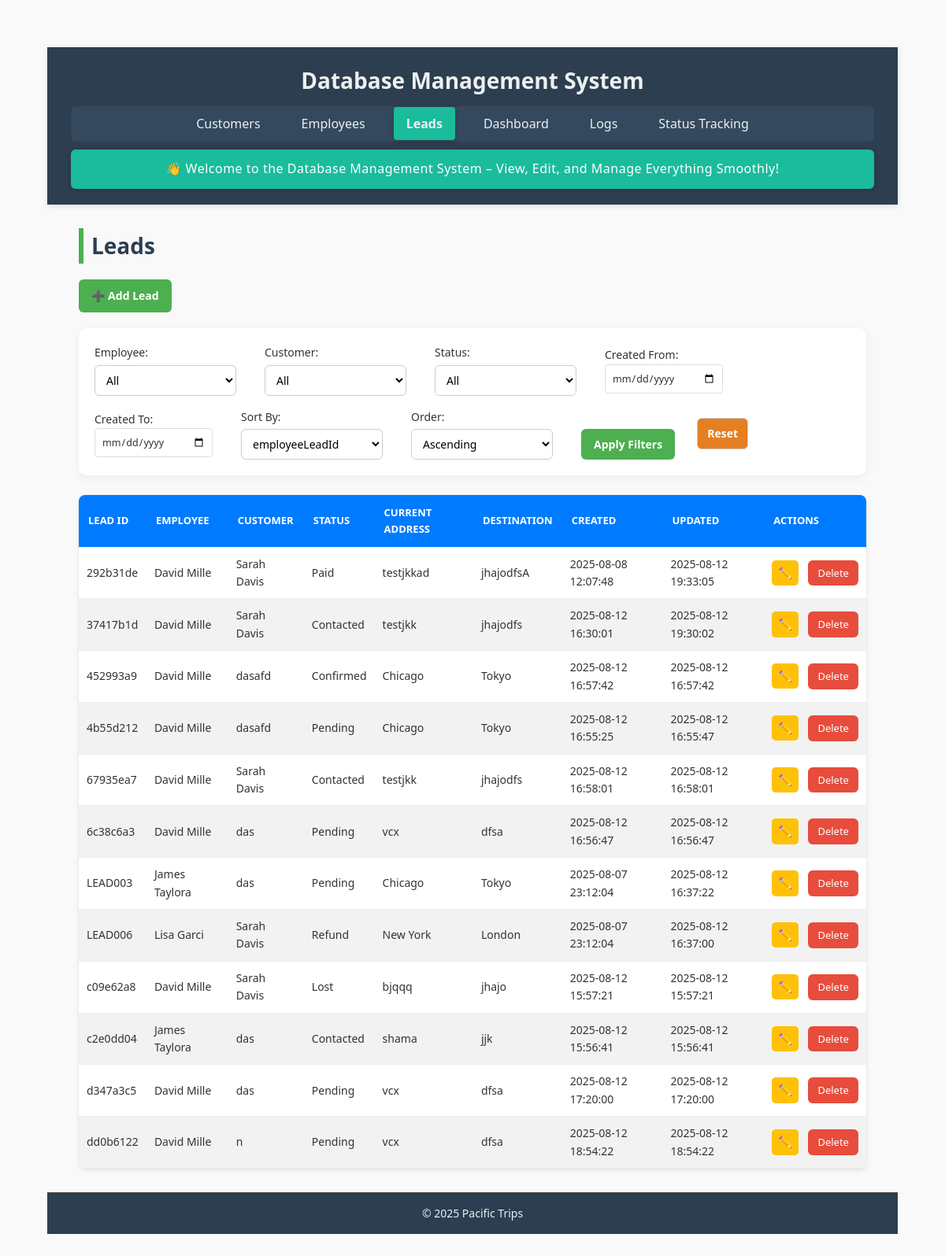
Before: /leads with the older database file.
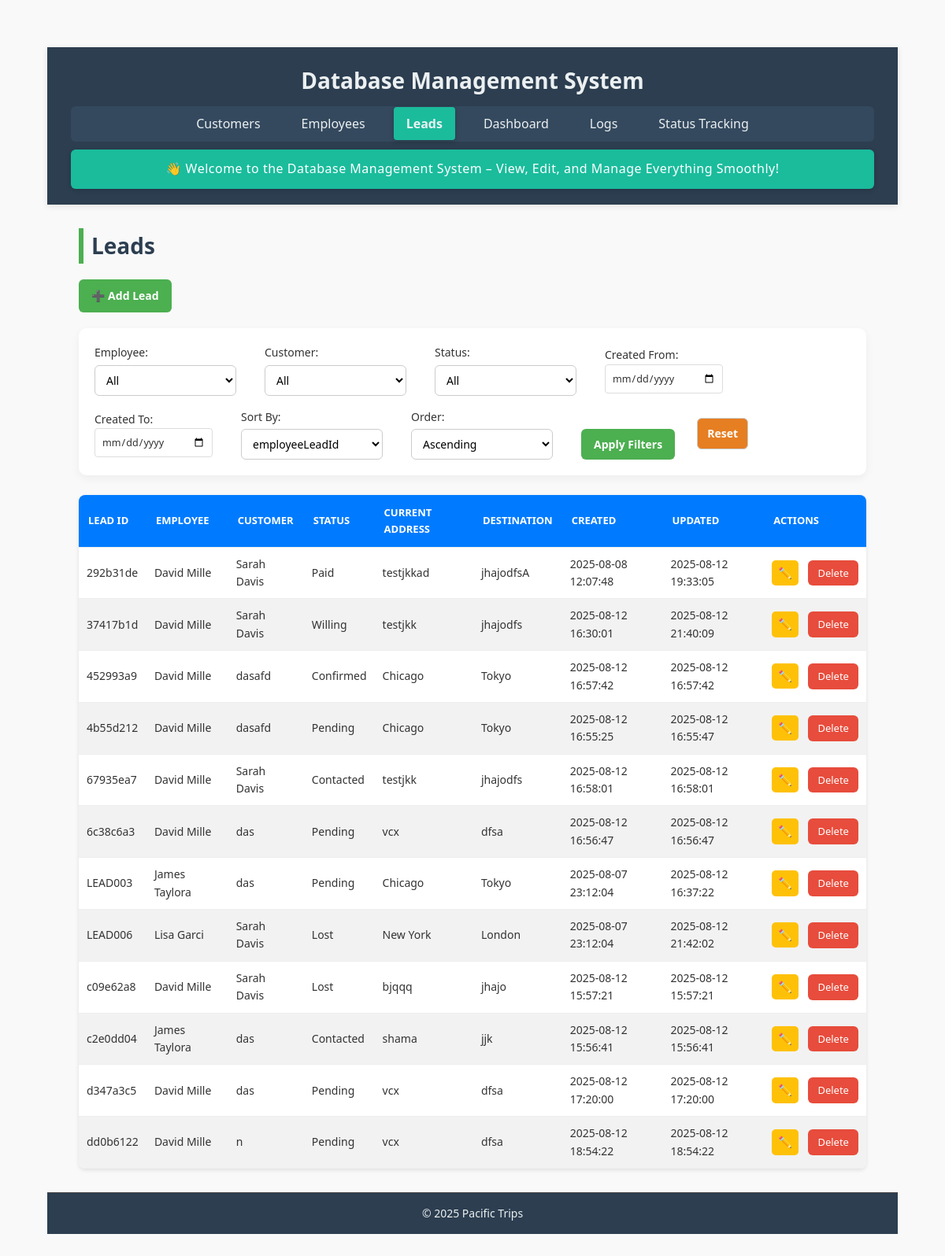
After: the same page with the newer database file.
### tables this page shows
CREATE TABLE leads (
    employeeLeadId TEXT PRIMARY KEY,
    employeeId TEXT NOT NULL,
    employeeName TEXT NOT NULL,
    employeeContactNo TEXT NOT NULL,
    customerName TEXT NOT NULL,
    customerId TEXT NOT NULL,
    customerContactNo TEXT NOT NULL,
    currentAddress TEXT NOT NULL,
    desiredDestination TEXT NOT NULL,
    status TEXT NOT NULL CHECK (status IN ('Pending', 'Contacted', 'Lost', 'Willing', 'Paid', 'Refund', 'Confirmed')),
    source TEXT NOT NULL CHECK (source IN ('Facebook', 'WhatsApp', 'Reference', 'TikTok', 'Other')),
    createdAt TEXT DEFAULT CURRENT_TIMESTAMP,
    updatedAt TEXT DEFAULT CURRENT_TIMESTAMP, amountClosed REAL DEFAULT 0,
    FOREIGN KEY (employeeId) REFERENCES employees(empId),
    FOREIGN KEY (customerId) REFERENCES customers(customerId)
);

CREATE TABLE employees (
    empId TEXT PRIMARY KEY,
    empName TEXT NOT NULL,
    phoneNo TEXT,
    targetAmount REAL NOT NULL CHECK (targetAmount >= 0),
    achievedAmount REAL NOT NULL CHECK (achievedAmount >= 0),
    createdAt TEXT DEFAULT CURRENT_TIMESTAMP,
    updatedAt TEXT DEFAULT CURRENT_TIMESTAMP
);

CREATE TABLE customers (
    customerId TEXT PRIMARY KEY,
    customerName TEXT NOT NULL,
    phone TEXT NOT NULL,
    source TEXT NOT NULL,
    currentLocation TEXT NOT NULL,
    desiredDestination TEXT NOT NULL,
    dateOfArrival TEXT,
    createdAt TEXT DEFAULT CURRENT_TIMESTAMP,
    updatedAt TEXT DEFAULT CURRENT_TIMESTAMP
, status TEXT);

### app.py (the view)
@app.route('/leads', methods=['GET'])
def leads():
    filters = {
        "employeeId": request.args.get('employeeId', ''),
        "customerId": request.args.get('customerId', ''),
        "status": request.args.get('status', ''),
        "start_date": request.args.get('start_date', ''),
        "end_date": request.args.get('end_date', '')
    }
    sort_by = request.args.get('sort_by', 'employeeLeadId')
    sort_order = request.args.get('sort_order', 'asc')
    leads = get_filtered_sorted_leads(
        filters["employeeId"],
        filters["customerId"],
        filters["status"],
        filters["start_date"],
        filters["end_date"],
        sort_by,
        sort_order
    )
    employees = get_all_employees()
    customers = get_all_customers()
    return render_template("leads.html",
                         leads=leads,
                         filters=filters,
                         sort_by=sort_by,
                         sort_order=sort_order,
                         filter_options={
                             "employees": employees,
                             "customers": customers
                         })

### app.py (called while the page is built)
def get_db_connection():
    conn = sqlite3.connect(DATABASE, timeout=10)
    conn.row_factory = sqlite3.Row
    conn.execute("PRAGMA journal_mode=WAL")
    return conn

def get_all_employees():
    with closing(get_db_connection()) as conn:
        with closing(conn.cursor()) as cursor:
            cursor.execute("SELECT empId, empName FROM employees")
            return cursor.fetchall()

def get_all_customers():
    with closing(get_db_connection()) as conn:
        with closing(conn.cursor()) as cursor:
            cursor.execute("SELECT customerId, customerName FROM customers")
            return cursor.fetchall()

### templates/leads.html (shortened to what this page needs)
{% extends "base.html" %}
{% block content %}
<h2>Leads</h2>
<div class="button-group">
    <a href="{{ url_for('add_lead') }}" class="btn">➕ Add Lead</a>
</div>
<form method="GET" action="{{ url_for('leads') }}" class="filter-form">
    <label>Employee:
        <select name="employeeId">
            <option value="">All</option>
        </select>
    </label>
    <label>Customer:
        <select name="customerId">
            <option value="">All</option>
        </select>
    </label>
    <label>Status:
        <select name="status">
            <option value="">All</option>
        </select>
    </label>
    <label>Created From:
        <input type="date" name="start_date" value="{{ filters.start_date }}">
    </label>
    <label>Created To:
        <input type="date" name="end_date" value="{{ filters.end_date }}">
    </label>
    <label>Sort By:
        <select name="sort_by">
            {% for col in ['employeeLeadId', 'employeeId', 'empName', 'customerId', 'customerName', 'status', 'currentAddress', 'desiredDestination', 'createdAt', 'updatedAt'] %}
            <option value="{{ col }}" {% if sort_by == col %}selected{% endif %}>{{ col }}</option>
            {% endfor %}
        </select>
    </label>
    <label>Order:
        <select name="sort_order">
            <option value="asc" {% if sort_order == 'asc' %}selected{% endif %}>Ascending</option>
        </select>
    </label>
    <button type="submit" class="btn">Apply Filters</button>
    <a href="{{ url_for('leads') }}" class="btn danger">Reset</a>
</form>
<table>
    <thead>
        <tr>
            <th>Lead ID</th>
            <th>Employee</th>
            <th>Customer</th>
            <th>Status</th>
            <th>Current Address</th>
            <th>Destination</th>
            <th>Created</th>
            <th>Updated</th>
            <th>Actions</th>
        </tr>
    </thead>
    <tbody>
        {% for lead in leads %}
        <tr>
            <td>{{ lead.employeeLeadId }}</td>
            <td>{{ lead.emp_name }}</td>
            <td>{{ lead.cust_name }}</td>
            <td>{{ lead.status }}</td>
            <td>{{ lead.currentAddress }}</td>
            <td>{{ lead.desiredDestination }}</td>
            <td>{{ lead.createdAt }}</td>
            <td>{{ lead.updatedAt }}</td>
            <td>
                <a href="{{ url_for('edit_lead', lead_id=lead.employeeLeadId) }}" class="btn small">✏️</a>
                <a href="{{ url_for('delete_lead', lead_id=lead.employeeLeadId) }}" class="btn-delete"
                   onclick="return confirm('Are you sure you want to delete this lead?');">Delete</a>
            </td>
        </tr>
        {% endfor %}
    </tbody>
</table>
{% endblock %}

### templates/base.html (shortened to what this page needs)
<!DOCTYPE html>
<html lang="en">
<head>
    <link rel="stylesheet" href="{{ url_for('static', filename='style.css') }}">
    <link rel="stylesheet" href="{{ url_for('static', filename='customers.css') }}">
    <link rel="stylesheet" href="{{ url_for('static', filename='employees.css') }}">
    <link rel="stylesheet" href="{{ url_for('static', filename='dashboard.css') }}">
</head>
<body>
    <header class="header">
        <h1>Database Management System</h1>
        <nav class="navbar">
            <ul>
                <li>
                    <a href="{{ url_for('customers') }}"
                        class="{% if request.endpoint == 'customers' %}active{% endif %}">
                        Customers
                    </a>
                </li>
                <li>
                    <a href="{{ url_for('employees') }}"
                        class="{% if request.endpoint == 'employees' %}active{% endif %}">
                        Employees
                    </a>
                </li>
                <li>
                    <a href="{{ url_for('leads') }}" class="{% if request.endpoint == 'leads' %}active{% endif %}">
                        Leads
                    </a>
                </li>
                <li>
                    <a href="{{ url_for('dashboard') }}"
                        class="{% if request.endpoint == 'dashboard' %}active{% endif %}">
                        Dashboard
                    </a>
                </li>
                <li>
                    <a href="{{ url_for('logs') }}" class="{% if request.endpoint == 'logs' %}active{% endif %}">
                        Logs
                    </a>
                </li>
                <li><a href="{{ url_for('status_changes') }}">Status Tracking</a></li>
            </ul>
        </nav>
        <section class="welcome-banner">
            <p>👋 Welcome to the Database Management System – View, Edit, and Manage Everything Smoothly!</p>
        </section>
    </header>
    <main class="main-content">
        {% block content %}{% endblock %}
    </main>
    <footer class="footer">
        <p>&copy; 2025 Pacific Trips</p>
    </footer>
</body>
</html>

### static/style.css (style rules this page uses)
* { margin: 0; padding: 0; box-sizing: border-box; }
body { font-family: 'Segoe UI', Tahoma, Geneva, Verdana, sans-serif; line-height: 1.6; background-color: #f8f9fa; color: #333; min-height: 100vh; display: flex; flex-direction: column; }
header { background-color: #2c3e50; color: #ecf0f1; padding: 20px 30px; text-align: center; box-shadow: 0 2px 8px rgba(0, 0, 0, 0.1); }
header h1 { font-size: 28px; margin-bottom: 10px; }
nav ul { list-style: none; display: flex; justify-content: center; gap: 20px; padding: 10px 0; background-color: #34495e; border-radius: 6px; margin-top: 10px; }
nav ul li a { text-decoration: none; color: #ecf0f1; padding: 10px 16px; border-radius: 4px; transition: background-color 0.3s ease; }
nav ul li a.active { background-color: #1abc9c; font-weight: bold; box-shadow: 0 2px 6px rgba(0, 0, 0, 0.2); }
main { flex: 1; padding: 30px 40px; }
footer { background-color: #2c3e50; color: #ecf0f1; text-align: center; padding: 15px 0; font-size: 14px; border-top: 1px solid #444; }
.welcome-banner { background-color: #1abc9c; color: #fff; padding: 12px 20px; text-align: center; font-size: 16px; margin-top: 10px; border-radius: 6px; box-shadow: 0 2px 6px rgba(0, 0, 0, 0.15); }
.welcome-banner p { margin: 0; font-weight: 500; letter-spacing: 0.5px; }
.filter-form input[type="date"] { padding: 8px; border: 1px solid #ddd; border-radius: 4px; font-size: 0.9em; min-width: 150px; }

### static/customers.css (style rules this page uses)
* { box-sizing: border-box; margin: 0; padding: 0; font-family: 'Segoe UI', Tahoma, Geneva, Verdana, sans-serif; }
body { background: #f6f9fc; color: #333; padding: 40px; }
h2 { margin-bottom: 25px; font-size: 28px; color: #222; border-left: 6px solid #4CAF50; padding-left: 10px; }
.button-group { margin-bottom: 20px; }
.btn { display: inline-block; background-color: #4CAF50; color: white; padding: 10px 16px; text-decoration: none; border-radius: 6px; margin-right: 12px; font-size: 14px; font-weight: 600; transition: background-color 0.3s, transform 0.2s; border: none; cursor: pointer; }
.btn.small { padding: 6px 10px; font-size: 13px; background-color: #3498db; }
.btn-delete { display: inline-block; background-color: #e74c3c; color: white; padding: 6px 12px; text-decoration: none; border-radius: 6px; font-size: 13px; margin-left: 5px; transition: background-color 0.3s, transform 0.2s; }
.btn.danger { background-color: #e67e22; }
.filter-form { background-color: #ffffff; padding: 20px; margin-bottom: 25px; border-radius: 10px; box-shadow: 0 4px 12px rgba(0,0,0,0.05); display: flex; flex-wrap: wrap; gap: 16px; }
.filter-form label { display: flex; flex-direction: column; font-size: 14px; font-weight: 500; color: #333; margin-right: 20px; }
.filter-form select { padding: 8px 10px; font-size: 14px; margin-top: 4px; border: 1px solid #ccc; border-radius: 6px; background-color: #fff; width: 180px; }
.filter-form button { align-self: flex-end; }
table { width: 100%; border-collapse: collapse; background: #fff; box-shadow: 0 4px 10px rgba(0,0,0,0.05); border-radius: 10px; overflow: hidden; }
thead { background-color: #4CAF50; color: white; }
th, td { padding: 12px 15px; text-align: left; font-size: 14px; border-bottom: 1px solid #eee; }
th { font-weight: 600; text-transform: uppercase; font-size: 13px; }
td:last-child { white-space: nowrap; }

Changed rows visible on the page:
changed leads "37417b1d": status "Contacted" → "Willing"; updatedAt "2025-08-12 19:30:02" → "2025-08-12 21:40:09"
changed leads "LEAD006": status "Refund" → "Lost"; updatedAt "2025-08-12 16:37:00" → "2025-08-12 21:42:02"
